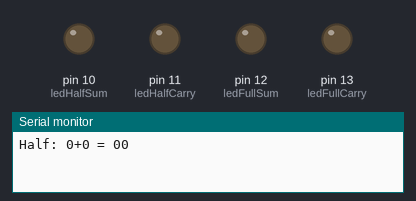
A sketch run on a simulated Arduino Uno, built with avr-gcc and run on an emulated ATmega328P. Shown: output pins drawn as LEDs (lit = HIGH), the last lines printed to the serial monitor.

Above: at 0.1 s.
At 4.6 s:
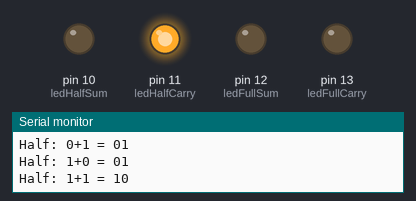
At 7.6 s:
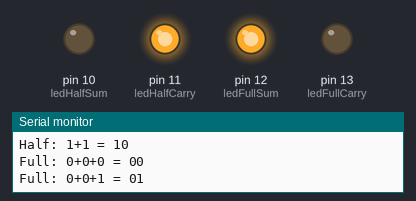
At 13.6 s:
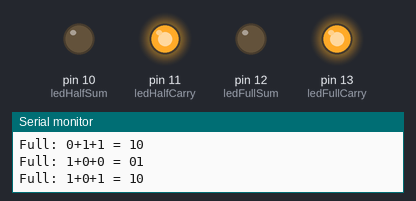
At 18.1 s:
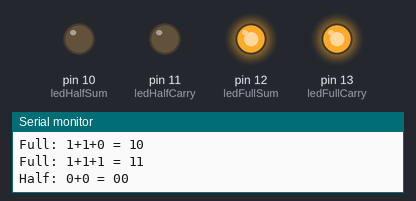
At 34.6 s:
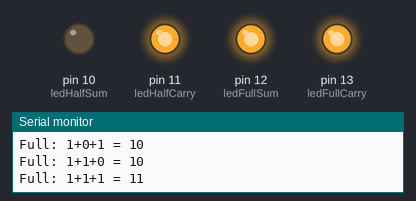
Timing chart, 0 to 39.0 s (numbered marks = the images above):
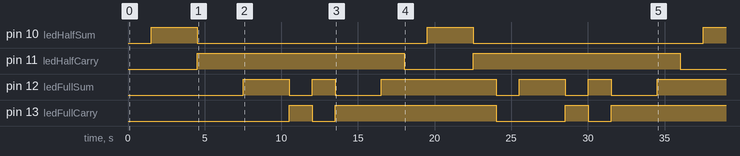

Measured:
- by itself, pin 10 (ledHalfSum): alternates HIGH for 3.0 s and LOW for 15.0 s
- by itself, pin 11 (ledHalfCarry): alternates HIGH for 13.5 s and LOW for 4.5 s
- by itself, pin 12 (ledFullSum): LOW → HIGH at 7.5 s, → LOW 3.0 s later, → HIGH 1.5 s later, → LOW 1.5 s later, … (11 changes in this stretch)
- by itself, pin 13 (ledFullCarry): goes HIGH 1.5 s, LOW 1.5 s, HIGH 10.5 s, LOW 4.5 s, HIGH 1.5 s, LOW 1.5 s, then HIGH

The sketch:

adders.ino
```cpp
// Simple Half Adder & Full Adder

const int ledHalfSum = 10;
const int ledHalfCarry = 11;
const int ledFullSum = 12;
const int ledFullCarry = 13;

void setup() {
  Serial.begin(9600);
  pinMode(ledHalfSum, OUTPUT);
  pinMode(ledHalfCarry, OUTPUT);
  pinMode(ledFullSum, OUTPUT);
  pinMode(ledFullCarry, OUTPUT);
}

void loop() {
  // Half Adder demo
  for (int a = 0; a <= 1; a++) {
    for (int b = 0; b <= 1; b++) {
      halfAdder(a, b);
      delay(1500);
    }
  }

  // Full Adder demo
  for (int a = 0; a <= 1; a++) {
    for (int b = 0; b <= 1; b++) {
      for (int c = 0; c <= 1; c++) {
        fullAdder(a, b, c);
        delay(1500);
      }
    }
  }
}

void halfAdder(int a, int b) {
  int sum = a ^ b;          // Sum = A XOR B
  int carry = a & b;        // Carry = A AND B

  digitalWrite(ledHalfSum, sum);
  digitalWrite(ledHalfCarry, carry);

  Serial.print("Half: ");
  Serial.print(a);
  Serial.print("+");
  Serial.print(b);
  Serial.print(" = ");
  Serial.print(carry);
  Serial.println(sum);
}

void fullAdder(int a, int b, int cin) {
  int sum = a ^ b ^ cin;              // Sum = A XOR B XOR Cin
  int carry = (a & b) | (cin & (a ^ b)); // Carry = (A.B) + (Cin.(A XOR B))

  digitalWrite(ledFullSum, sum);
  digitalWrite(ledFullCarry, carry);

  Serial.print("Full: ");
  Serial.print(a);
  Serial.print("+");
  Serial.print(b);
  Serial.print("+");
  Serial.print(cin);
  Serial.print(" = ");
  Serial.print(carry);
  Serial.println(sum);
}
```
